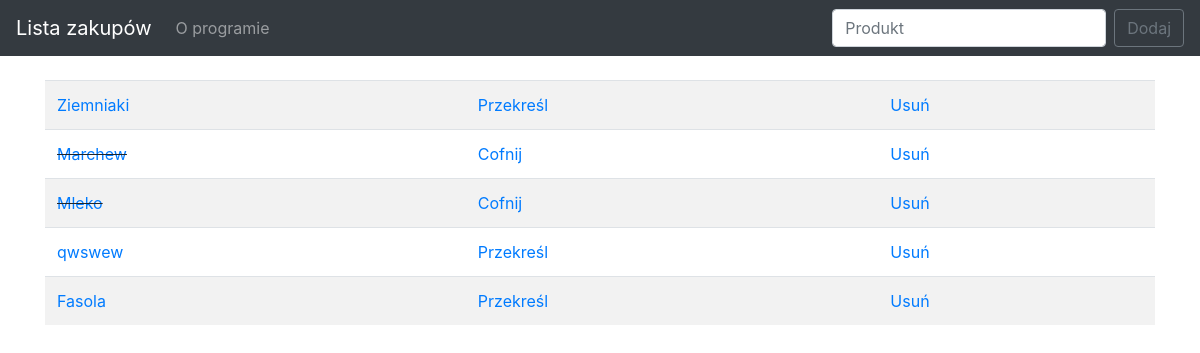
The page / on the database its author committed.
### todo_list/models.py (models this page shows, shortened)
class List(models.Model):
    item = models.CharField(max_length=100)
    completed = models.BooleanField(default=False)

### todo_list/views.py (the view)
# urls.py: 2. Add a URL to urlpatterns:  path('', views.home, name='home')
def home(request):
    if request.method == 'POST':
        form = ListForm(request.POST or None)
        if form.is_valid():
            form.save()
            all_items = List.objects.all
            return render(request, 'home.html', {'all_items': all_items})
    else:
        all_items = List.objects.all
        return render(request, 'home.html', {'all_items': all_items})

### todo_list/templates/home.html (shortened to what this page needs)
{% extends 'base.html' %}
{% block content %}
	<table class="table table-striped">
	  <tbody>
	  	{% for things in all_items %}
	  		{% if things.completed %}
			    <tr>
			      <td class="striker"><a href="{% url 'edit' things.id %}">{{ things.item }}</a></td>
			      <td><a href="{% url 'uncross' things.id %}">Cofnij</a></td>
			      <td><a href="{% url 'delete' things.id %}">Usuń</a></td>
			    </tr>
	    	{% else %}
	    		<tr>
			      <td><a href="{% url 'edit' things.id %}">{{ things.item }}<a></td>
			      <td><a href="{% url 'cross_off' things.id %}">Przekreśl</a></td>
			      <td><a href="{% url 'delete' things.id %}">Usuń</a></td>
			    </tr>
			{% endif %}
	    {% endfor %}
	  </tbody>
	</table>
{% endblock %}

### static/css/main.css (style rules this page uses)
.striker { text-decoration: line-through; }

### rows shown on the page
List: item "Ziemniaki"
List: item "Marchew"
List: item "Mleko"
List: item "qwswew"
List: item "Fasola"
